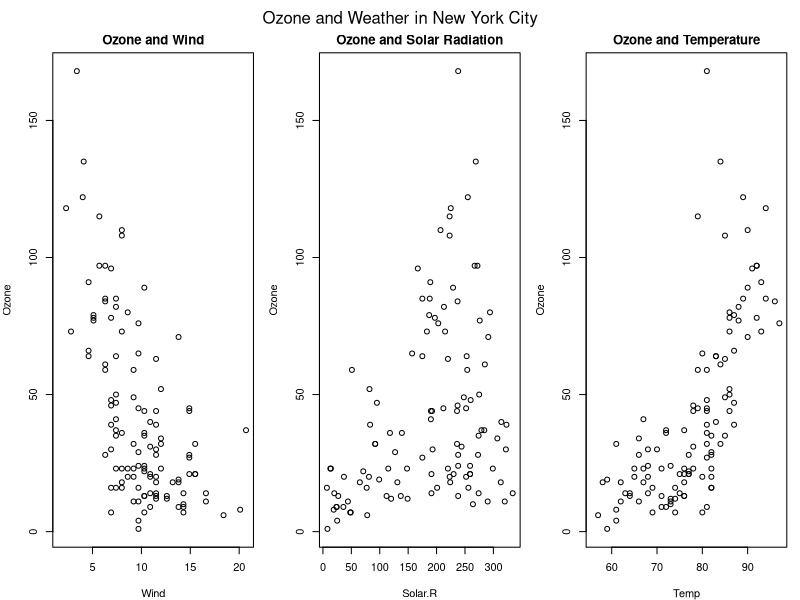
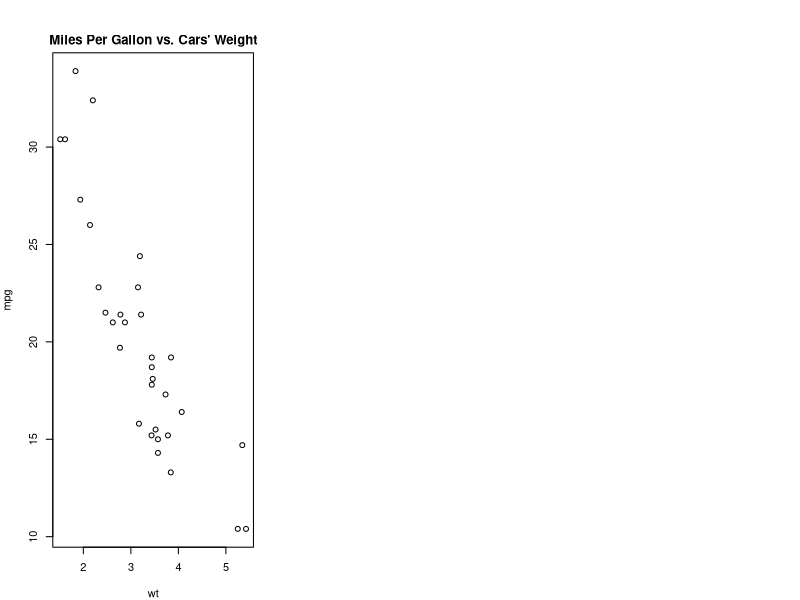

R code for these plots, in order: (Note: this script raises an error after producing the figures.)
## ---- chunk 1
# Defining document chunks options
knitr::opts_chunk$set(echo = TRUE,cache=TRUE,message=FALSE,warning=FALSE)

# Loading required libraries
library(rmarkdown)
library(lubridate)
## ---- chunk 2
# Loading toy datasets.
library(datasets)

# Defining global parameters
par(mfrow = c(1, 3),      # c("number of rows", "number of columns")
    mar = c(4, 4, 2, 1),  # c(bottom, left, top, right)
    oma = c(0, 0, 2, 0))  # c(bottom, left, top, right)

# Simple plot as example.
with(airquality, {
    plot(Wind, Ozone, main = "Ozone and Wind")
    plot(Solar.R, Ozone, main = "Ozone and Solar Radiation")
    plot(Temp, Ozone, main = "Ozone and Temperature")
    mtext("Ozone and Weather in New York City", outer = TRUE)
})
## ---- chunk 3
# Step 1 - Loading datasets to use mtcars.
library(datasets)

# Step 2 - Creating a Graph
with(mtcars, plot(wt, mpg)) # This is an alternative to:
                            # plot(mtcars$wt, mtcars$mpg)

# Step 3 - Adding notations
title(main = "Miles Per Gallon vs. Cars' Weight")
## ---- chunk 4
# Open PDF device to create the file and store it in the data folder.
grDevices::pdf(file = "./data/myplot.pdf")

# Previous graph example here.
with(mtcars, plot(wt, mpg))
title(main = "Miles Per Gallon vs. Cars' Weight")

# Closing the device
dev.off()
